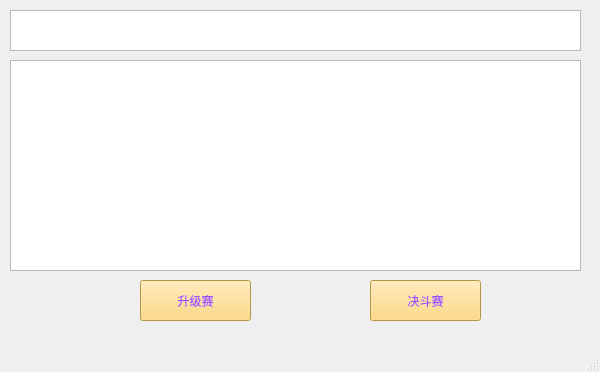
<?xml version="1.0" encoding="UTF-8"?>
<ui version="4.0">
 <class>userinform</class>
 <widget class="QMainWindow" name="userinform">
  <property name="geometry">
   <rect>
    <x>0</x>
    <y>0</y>
    <width>600</width>
    <height>372</height>
   </rect>
  </property>
  <property name="minimumSize">
   <size>
    <width>600</width>
    <height>372</height>
   </size>
  </property>
  <property name="maximumSize">
   <size>
    <width>600</width>
    <height>372</height>
   </size>
  </property>
  <property name="windowTitle">
   <string>MainWindow</string>
  </property>
  <widget class="QWidget" name="centralwidget">
   <widget class="QTableWidget" name="tableWidget">
    <property name="geometry">
     <rect>
      <x>10</x>
      <y>60</y>
      <width>571</width>
      <height>211</height>
     </rect>
    </property>
   </widget>
   <widget class="QTextBrowser" name="textBrowser">
    <property name="geometry">
     <rect>
      <x>10</x>
      <y>10</y>
      <width>571</width>
      <height>41</height>
     </rect>
    </property>
    <property name="font">
     <font>
      <family>Adobe Garamond Pro</family>
      <pointsize>12</pointsize>
     </font>
    </property>
   </widget>
   <widget class="QPushButton" name="pushButton1">
    <property name="geometry">
     <rect>
      <x>140</x>
      <y>280</y>
      <width>111</width>
      <height>41</height>
     </rect>
    </property>
    <property name="whatsThis">
     <string>&lt;html&gt;&lt;head/&gt;&lt;body&gt;&lt;p&gt;&lt;span style=&quot; font-size:16pt; color:#a24ce8;&quot;&gt;升级赛&lt;/span&gt;&lt;/p&gt;&lt;/body&gt;&lt;/html&gt;</string>
    </property>
    <property name="styleSheet">
     <string notr="true">color: rgb(160, 82, 255);
font: 16pt &quot;Adobe Arabic&quot;;
background-color: rgb(255, 209, 99);</string>
    </property>
    <property name="text">
     <string>升级赛</string>
    </property>
   </widget>
   <widget class="QPushButton" name="pushButton2">
    <property name="geometry">
     <rect>
      <x>370</x>
      <y>280</y>
      <width>111</width>
      <height>41</height>
     </rect>
    </property>
    <property name="whatsThis">
     <string>&lt;html&gt;&lt;head/&gt;&lt;body&gt;&lt;p&gt;&lt;span style=&quot; font-size:16pt; color:#a24ce8;&quot;&gt;升级赛&lt;/span&gt;&lt;/p&gt;&lt;/body&gt;&lt;/html&gt;</string>
    </property>
    <property name="styleSheet">
     <string notr="true">color: rgb(160, 82, 255);
font: 16pt &quot;Adobe Arabic&quot;;
background-color: rgb(255, 209, 99);</string>
    </property>
    <property name="text">
     <string>决斗赛</string>
    </property>
   </widget>
  </widget>
  <widget class="QMenuBar" name="menubar">
   <property name="geometry">
    <rect>
     <x>0</x>
     <y>0</y>
     <width>600</width>
     <height>23</height>
    </rect>
   </property>
  </widget>
  <widget class="QStatusBar" name="statusbar"/>
 </widget>
 <resources/>
 <connections/>
</ui>
